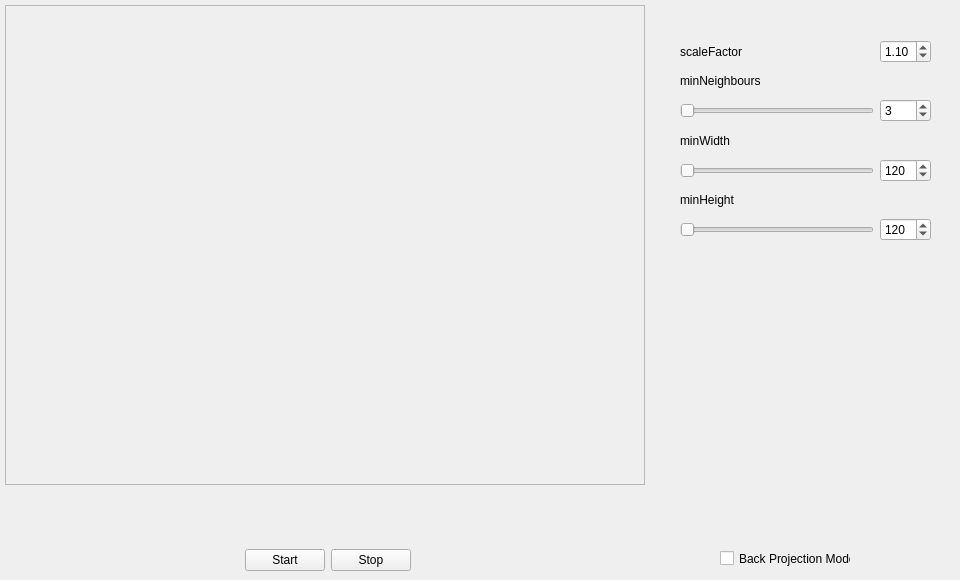
<?xml version="1.0" encoding="UTF-8"?>
<ui version="4.0">
 <class>GEyeTracker</class>
 <widget class="QWidget" name="GEyeTracker">
  <property name="geometry">
   <rect>
    <x>0</x>
    <y>0</y>
    <width>960</width>
    <height>580</height>
   </rect>
  </property>
  <property name="minimumSize">
   <size>
    <width>960</width>
    <height>280</height>
   </size>
  </property>
  <property name="maximumSize">
   <size>
    <width>960</width>
    <height>580</height>
   </size>
  </property>
  <property name="windowTitle">
   <string>Form</string>
  </property>
  <widget class="QWidget" name="layoutWidget">
   <property name="geometry">
    <rect>
     <x>0</x>
     <y>0</y>
     <width>651</width>
     <height>571</height>
    </rect>
   </property>
   <layout class="QVBoxLayout" name="verticalLayout">
    <property name="sizeConstraint">
     <enum>QLayout::SetDefaultConstraint</enum>
    </property>
    <property name="leftMargin">
     <number>5</number>
    </property>
    <property name="topMargin">
     <number>5</number>
    </property>
    <item>
     <widget class="QFrame" name="trackView">
      <property name="minimumSize">
       <size>
        <width>640</width>
        <height>480</height>
       </size>
      </property>
      <property name="maximumSize">
       <size>
        <width>640</width>
        <height>480</height>
       </size>
      </property>
      <property name="frameShape">
       <enum>QFrame::StyledPanel</enum>
      </property>
      <property name="frameShadow">
       <enum>QFrame::Raised</enum>
      </property>
     </widget>
    </item>
    <item>
     <spacer name="verticalSpacer">
      <property name="orientation">
       <enum>Qt::Vertical</enum>
      </property>
      <property name="sizeHint" stdset="0">
       <size>
        <width>20</width>
        <height>40</height>
       </size>
      </property>
     </spacer>
    </item>
    <item>
     <layout class="QHBoxLayout" name="horizontalLayout">
      <item>
       <spacer name="horizontalSpacer_2">
        <property name="orientation">
         <enum>Qt::Horizontal</enum>
        </property>
        <property name="sizeHint" stdset="0">
         <size>
          <width>40</width>
          <height>20</height>
         </size>
        </property>
       </spacer>
      </item>
      <item>
       <widget class="QPushButton" name="startBtn">
        <property name="text">
         <string>Start</string>
        </property>
       </widget>
      </item>
      <item>
       <widget class="QPushButton" name="stopBtn">
        <property name="text">
         <string>Stop</string>
        </property>
       </widget>
      </item>
      <item>
       <spacer name="horizontalSpacer">
        <property name="orientation">
         <enum>Qt::Horizontal</enum>
        </property>
        <property name="sizeHint" stdset="0">
         <size>
          <width>40</width>
          <height>20</height>
         </size>
        </property>
       </spacer>
      </item>
     </layout>
    </item>
   </layout>
  </widget>
  <widget class="QWidget" name="layoutWidget">
   <property name="geometry">
    <rect>
     <x>680</x>
     <y>40</y>
     <width>251</width>
     <height>201</height>
    </rect>
   </property>
   <layout class="QGridLayout" name="gridLayout">
    <item row="1" column="1">
     <widget class="QDoubleSpinBox" name="scaleSpinBox">
      <property name="maximum">
       <double>3.000000000000000</double>
      </property>
      <property name="singleStep">
       <double>0.100000000000000</double>
      </property>
      <property name="value">
       <double>1.100000000000000</double>
      </property>
     </widget>
    </item>
    <item row="2" column="0">
     <widget class="QLabel" name="minNLabel">
      <property name="enabled">
       <bool>true</bool>
      </property>
      <property name="text">
       <string>minNeighbours</string>
      </property>
     </widget>
    </item>
    <item row="3" column="0">
     <widget class="QSlider" name="minNSlider">
      <property name="minimum">
       <number>1</number>
      </property>
      <property name="maximum">
       <number>5</number>
      </property>
      <property name="orientation">
       <enum>Qt::Horizontal</enum>
      </property>
     </widget>
    </item>
    <item row="3" column="1">
     <widget class="QSpinBox" name="minNSpinBox">
      <property name="minimum">
       <number>1</number>
      </property>
      <property name="maximum">
       <number>5</number>
      </property>
      <property name="value">
       <number>3</number>
      </property>
     </widget>
    </item>
    <item row="5" column="0">
     <widget class="QLabel" name="widthLabel">
      <property name="text">
       <string>minWidth</string>
      </property>
     </widget>
    </item>
    <item row="6" column="0">
     <widget class="QSlider" name="widthSlider">
      <property name="minimum">
       <number>20</number>
      </property>
      <property name="maximum">
       <number>160</number>
      </property>
      <property name="orientation">
       <enum>Qt::Horizontal</enum>
      </property>
     </widget>
    </item>
    <item row="8" column="0">
     <widget class="QLabel" name="heightLabel">
      <property name="text">
       <string>minHeight</string>
      </property>
     </widget>
    </item>
    <item row="9" column="0">
     <widget class="QSlider" name="heightSlider">
      <property name="minimum">
       <number>20</number>
      </property>
      <property name="maximum">
       <number>160</number>
      </property>
      <property name="orientation">
       <enum>Qt::Horizontal</enum>
      </property>
     </widget>
    </item>
    <item row="6" column="1">
     <widget class="QSpinBox" name="widthSpinBox">
      <property name="enabled">
       <bool>true</bool>
      </property>
      <property name="minimum">
       <number>20</number>
      </property>
      <property name="maximum">
       <number>160</number>
      </property>
      <property name="value">
       <number>120</number>
      </property>
     </widget>
    </item>
    <item row="9" column="1">
     <widget class="QSpinBox" name="heightSpinBox">
      <property name="minimum">
       <number>20</number>
      </property>
      <property name="maximum">
       <number>160</number>
      </property>
      <property name="value">
       <number>120</number>
      </property>
     </widget>
    </item>
    <item row="1" column="0">
     <widget class="QLabel" name="scaleLabel">
      <property name="text">
       <string>scaleFactor</string>
      </property>
     </widget>
    </item>
   </layout>
  </widget>
  <widget class="QCheckBox" name="backProjChkBox">
   <property name="geometry">
    <rect>
     <x>720</x>
     <y>550</y>
     <width>131</width>
     <height>17</height>
    </rect>
   </property>
   <property name="text">
    <string>Back Projection Mode</string>
   </property>
  </widget>
 </widget>
 <resources/>
 <connections/>
</ui>
